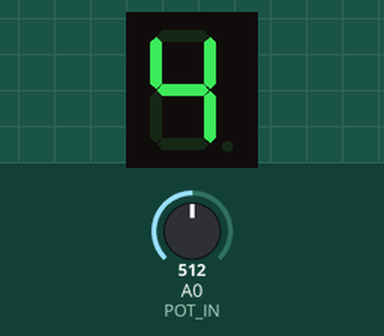
This sketch was run on a simulated Arduino Uno, built with avr-gcc and run on an emulated ATmega328P. Shown: 1-digit seven-segment display. Wiring (inferred from the names in the program): 1-digit 7-segment display, segments lit when HIGH: segments pin 2, pin 3, pin 4, pin 5, pin 6, pin 7, pin 8. Inputs (shaded band) come from the test bench; at power-on: A0 (POT_IN) = 512. The segment pins are drawn as the display they are named for.

Above: at 1.2 s.
1.3 s: A0 (POT_IN) set to 560
2.8 s: A0 (POT_IN) set to 586
At 3.3 s:
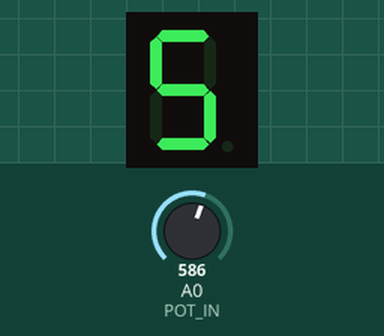
4.3 s: A0 (POT_IN) set to 716
At 4.7 s:
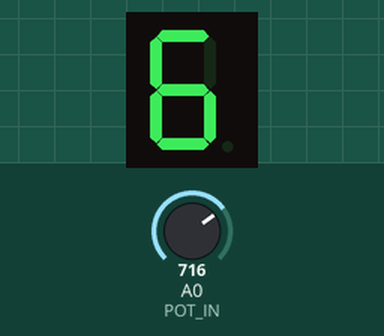
5.8 s: A0 (POT_IN) set to 777
7.3 s: A0 (POT_IN) set to 809
At 8.5 s:
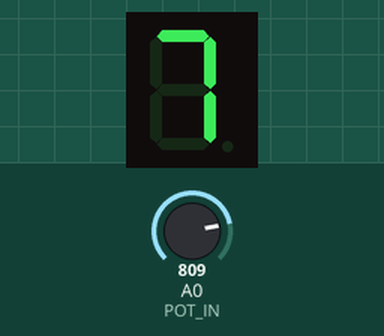
8.8 s: A0 (POT_IN) set to 511
At 10.0 s:
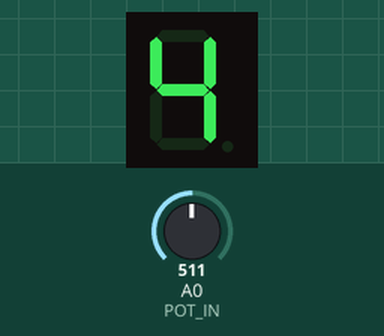
Timing chart, 0 to 11.3 s (numbered marks = the images above; inputs shaded):
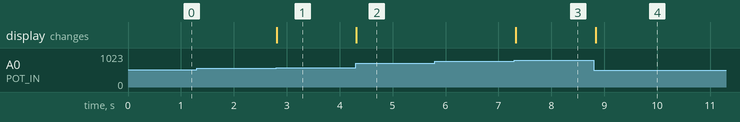

Measured:
- after the input at 1.3 s, every drawn part: stays the same
- after the input at 2.8 s, the display: changes at once (image 1)
- after the input at 4.3 s, the display: changes at once (image 2)
- after the input at 5.8 s, every drawn part: stays the same
- after the input at 7.3 s, the display: changes at once (image 3)
- after the input at 8.8 s, the display: changes at once (image 4)

The sketch:

Project_8_Slave.ino
```cpp
#include <Wire.h>

const int I2C_ADDRESS = 1;   // Set your slave address here

const int OUT_A = 2;
const int OUT_B = 3;
const int OUT_C = 4;
const int OUT_D = 5;
const int OUT_E = 6;
const int OUT_F = 7;
const int OUT_G = 8;

const int POT_IN = A0;

// This is our setting to send to the master
int setting = 0;

int digit_segments[10][7] = {
   {1, 1, 1, 1, 1, 1, 0},		// This is digit 0, as per the table
   {0, 1, 1, 0, 0, 0, 0},		// Digit 1
   {1, 1, 0, 1, 1, 0, 1},
   {1, 1, 1, 1, 0, 0, 1},
   {0, 1, 1, 0, 0, 1, 1},
   {1, 0, 1, 1, 0, 1, 1},
   {1, 0, 1, 1, 1, 1, 1},
   {1, 1, 1, 0, 0, 0, 0},
   {1, 1, 1, 1, 1, 1, 1},
   {1, 1, 1, 1, 0, 1, 1}		// Digit 9
};

void setup()
{
   pinMode(OUT_A, OUTPUT);
   pinMode(OUT_B, OUTPUT);
   pinMode(OUT_C, OUTPUT);
   pinMode(OUT_D, OUTPUT);
   pinMode(OUT_E, OUTPUT);
   pinMode(OUT_F, OUTPUT);
   pinMode(OUT_G, OUTPUT);

   // Configure for I2C communications
   Wire.begin(I2C_ADDRESS);
   Wire.onRequest(requestHandler);
}

void loop()
{
   int sensorValue = analogRead(POT_IN);
   setting = map(sensorValue, 0, 1023, 0, 9);
   writeDigit(setting);
   delay(50);
}


void requestHandler()
{
   Wire.write((byte)setting);
}


void writeDigit(int digit)
{
   int startPin = 2;
   for (int i = 0; i < 7; i++)
   {
      digitalWrite(startPin + i, digit_segments[digit][i]);
   }
}
```
